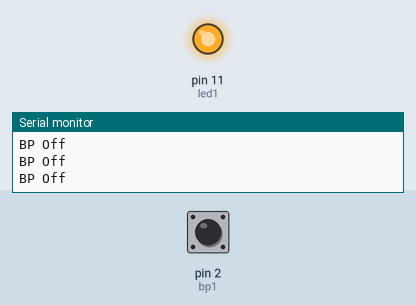
A sketch run on a simulated Arduino Uno, built with avr-gcc and run on an emulated ATmega328P. Shown: output pins drawn as LEDs (lit = HIGH), the last lines printed to the serial monitor. The inputs (shaded band) are chosen by the test bench; at power-on: pin 2 (bp1) HIGH.

Above: at 1.2 s.
1.3 s: pin 2 (bp1) pulled LOW for 1 s
At 3.5 s:
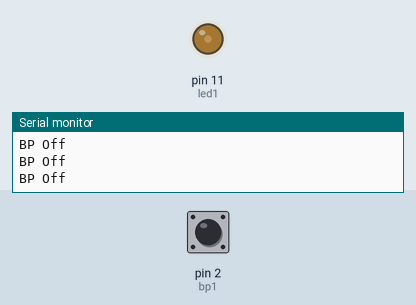
3.8 s: pin 2 (bp1) pulled LOW for 0.15 s
At 4.3 s:
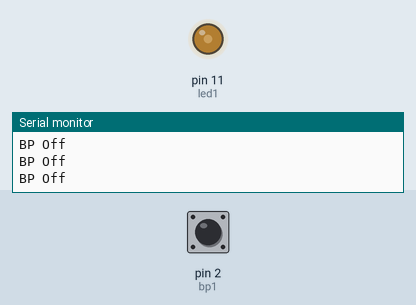
5.4 s: pin 2 (bp1) pulled LOW for 3.2 s
At 7.0 s:
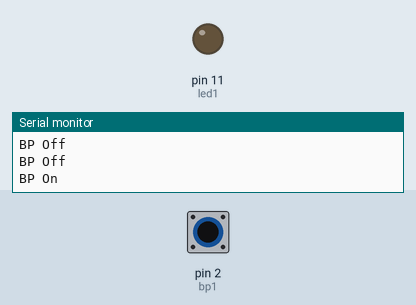
10.1 s: pin 2 (bp1) pulsed LOW 2 times (0.12 s each, 0.3 s apart)
At 10.36 s:
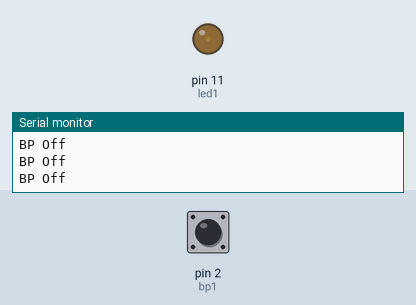
Timing chart, 0 to 13.1 s (numbered marks = the images above; inputs shaded):
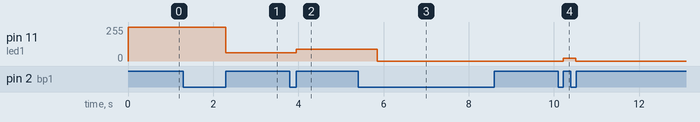

Measured:
- after the input at 1.3 s, pin 11 (led1): 255/255 → 61/255 after 1.0 s
- after the input at 3.8 s, pin 11 (led1): 61/255 → 87/255 after 0.15 s
- after the input at 5.4 s, pin 11 (led1): 87/255 → 0/255 after 0.45 s
- after the input at 10.1 s, pin 11 (led1): 0/255 → 19/255 after 0.12 s, → 0/255 0.29 s later

The sketch:

manip4.ino
```cpp
// const char bp1 = 2;
#define bp1 2
#define led1 11

boolean Mem = 0;
boolean MemLed;
unsigned char brightness = 255;

void setup() {
    pinMode(bp1, INPUT_PULLUP);
    pinMode(led1, OUTPUT);
    digitalWrite(led1, HIGH);
    MemLed = 0;
    Serial.begin(9600);
}

void loop() {
    boolean EtatBP;
    EtatBP = digitalRead(bp1);

    if (EtatBP == 0 && Mem == 0) {
        Serial.println("BP On");
        delay(15);
        Mem = 1;
        if (MemLed == 0) {
            while (digitalRead(bp1) == 0) {
                delay(5);
                if (brightness > 0)
                    brightness--;
                analogWrite(led1, brightness);
            }
            // digitalWrite(led1,LOW);
            MemLed = 1;
        } else if (MemLed == 1) {
            while (digitalRead(bp1) == 0) {
                delay(5);
                if (brightness < 255)
                    brightness++;
                analogWrite(led1, brightness);
            }
            // digitalWrite(led1,HIGH);
            MemLed = 0;
        }
    }
    if (EtatBP == 1) {
        Serial.println("BP Off");
        Mem = 0;
        delay(15);
    }
}
```
